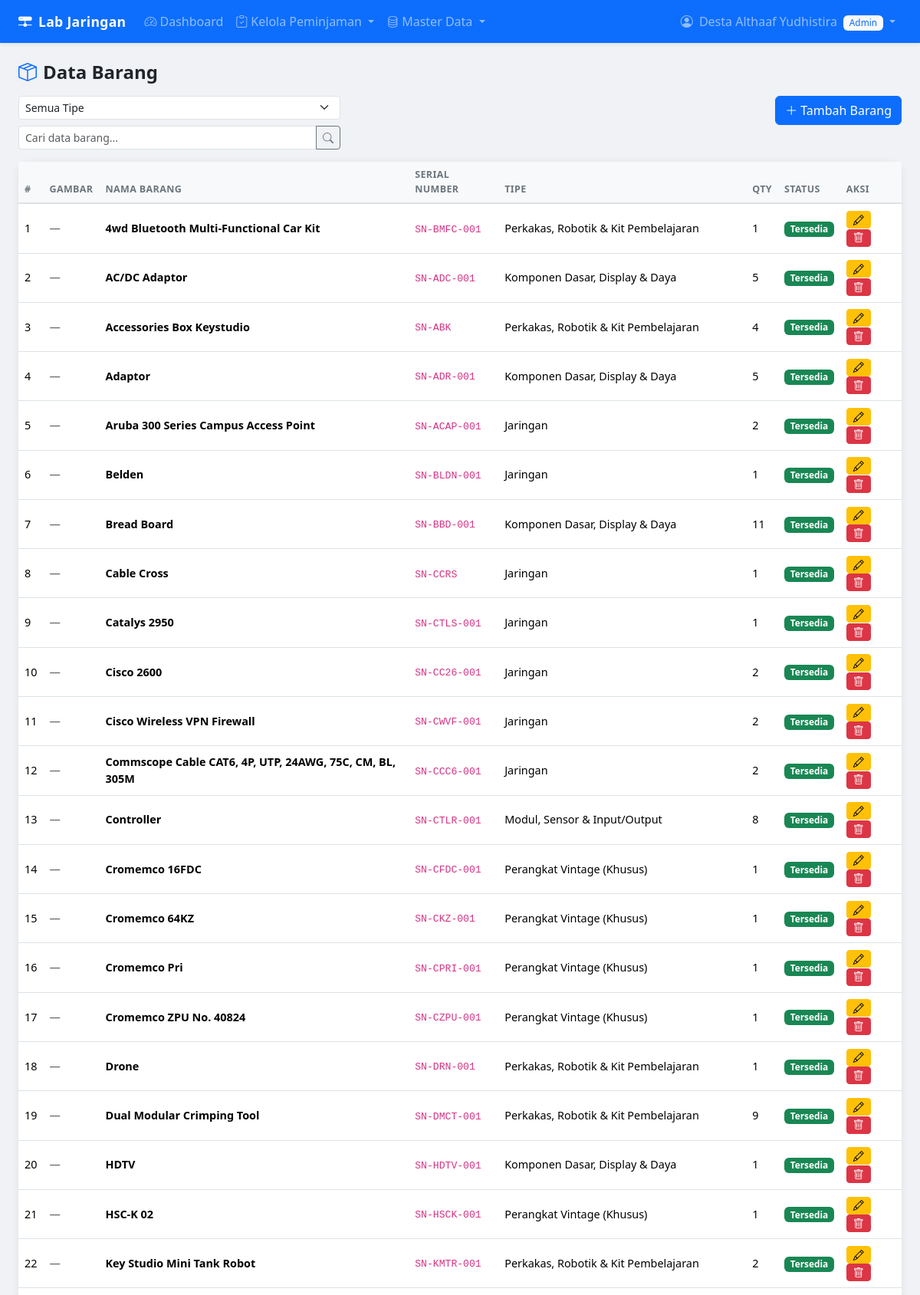
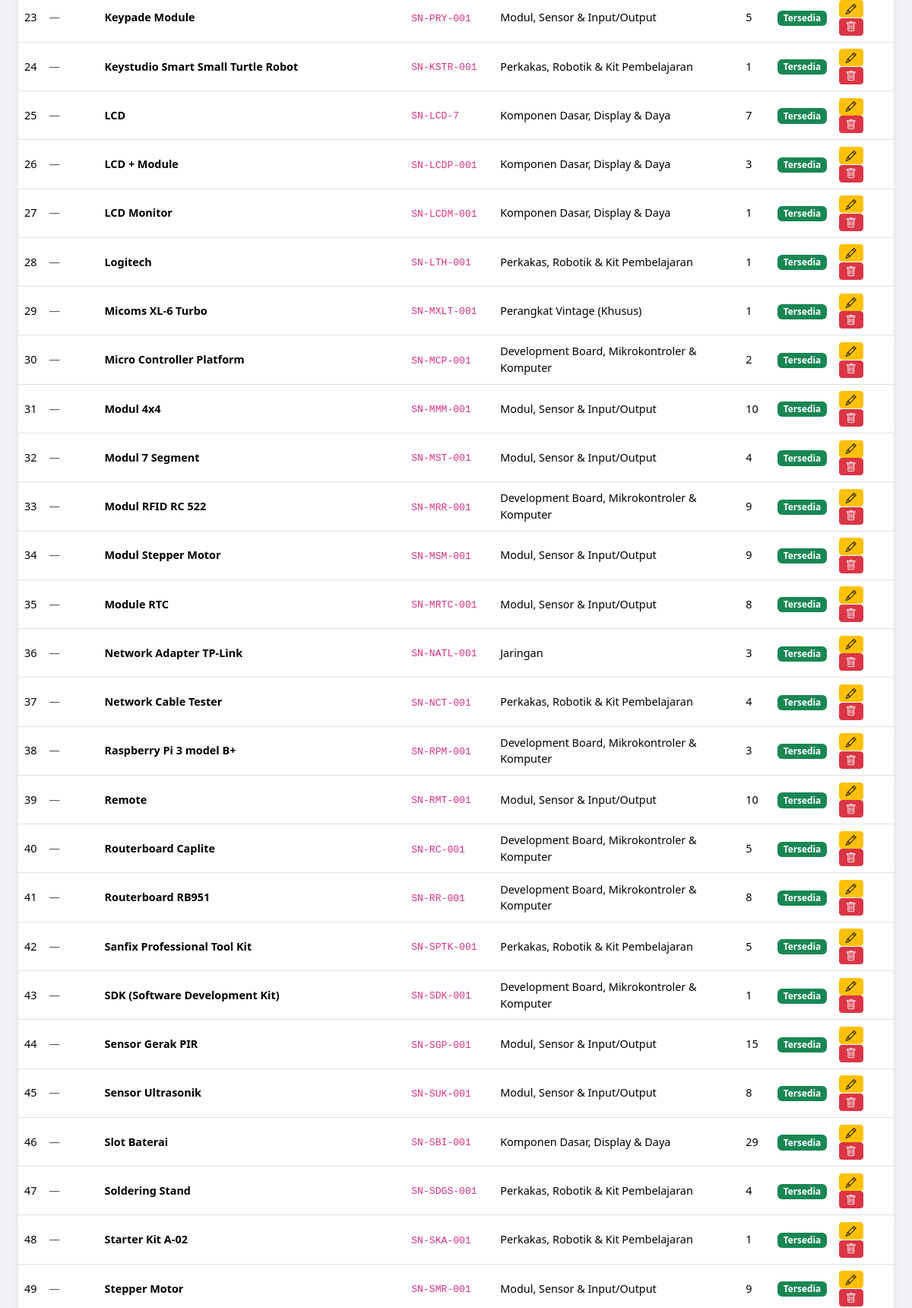
The page /pages/admin/barang.php (signed in, upper part) on the database its author committed (2 pictures, top to bottom).
### tables this page shows
CREATE TABLE IF NOT EXISTS `barang` (
  `id` int NOT NULL AUTO_INCREMENT,
  `namaBarang` text NOT NULL,
  `SN` varchar(100) NOT NULL COMMENT 'Serial Number',
  `gambar` varchar(255) DEFAULT NULL,
  `id_type` int DEFAULT NULL,
  `qty` int NOT NULL DEFAULT '1',
  `status_barang` enum('Tersedia','Dipakai','Rusak') NOT NULL DEFAULT 'Tersedia',
  PRIMARY KEY (`id`),
  UNIQUE KEY `SN` (`SN`),
  KEY `fk_barang_type` (`id_type`),
  CONSTRAINT `fk_barang_type` FOREIGN KEY (`id_type`) REFERENCES `typebarang` (`id`) ON DELETE RESTRICT ON UPDATE CASCADE
);

CREATE TABLE IF NOT EXISTS `typebarang` (
  `id` int NOT NULL AUTO_INCREMENT,
  `nama` text NOT NULL,
  PRIMARY KEY (`id`)
);

### pages/admin/barang.php (the view, shortened to what this page needs)
<?php
require_once __DIR__ . '/../../includes/db.php';
require_once __DIR__ . '/../../includes/auth.php';
$q = trim($_GET['q'] ?? '');
$where_parts = [];
$where = $where_parts ? 'WHERE ' . implode(' AND ', $where_parts) : '';
$barangList = $conn->query("SELECT b.*, t.nama AS tipe FROM Barang b LEFT JOIN TypeBarang t ON t.id=b.id_type $where ORDER BY b.namaBarang");
require_once __DIR__ . '/../../includes/header.php';
?>
<div class="d-flex justify-content-between align-items-center mb-3">
  <h4 class="fw-bold mb-0"><i class="bi bi-box-seam me-2 text-primary"></i>Data Barang</h4>
</div>
<div class="d-flex justify-content-between align-items-start mb-3 flex-wrap gap-2">
  <form method="GET" class="d-flex flex-column gap-2 flex-grow-1">
    <div class="input-group input-group-sm" style="width:100%; max-width:420px;">
      <select name="id_type" class="form-select" onchange="this.form.submit()">
        <option value="">Semua Tipe</option>
      </select>
    </div>
    <div class="input-group input-group-sm" style="width:100%; max-width:420px;">
      <input type="search" name="q" class="form-control" placeholder="Cari data barang..."
        value="<?= sanitize($q) ?>">
      <button class="btn btn-outline-secondary" type="submit"><i class="bi bi-search"></i></button>
    </div>
  </form>
  <button class="btn btn-primary" data-bs-toggle="modal" data-bs-target="#modalAdd">
    <i class="bi bi-plus-lg me-1"></i>Tambah Barang
  </button>
</div>
<div class="card">
<div class="card-body p-0">
<div class="table-responsive">
<table class="table table-hover mb-0">
  <thead>
    <tr><th>#</th><th>Gambar</th><th>Nama Barang</th><th>Serial Number</th><th>Tipe</th><th>Qty</th><th>Status</th><th>Aksi</th></tr>
  </thead>
  <tbody>
  <?php $i = 1; while ($r = $barangList->fetch_assoc()): ?>
  <tr>
    <td><?= $i++ ?></td>
    <td>
      <?php if ($r['gambar']): ?>
        <img src="<?= UPLOAD_URL . $r['gambar'] ?>" class="thumb" alt="">
      <?php else: ?><span class="text-muted">—</span><?php endif; ?>
    </td>
    <td class="fw-semibold"><?= sanitize($r['namaBarang']) ?></td>
    <td><code><?= sanitize($r['SN']) ?></code></td>
    <td><?= sanitize($r['tipe'] ?? '-') ?></td>
    <td><?= $r['qty'] ?></td>
    <td><?= badgeStatus($r['status_barang']) ?></td>
    <td>
      <button class="btn btn-sm btn-warning py-0" data-bs-toggle="modal" data-bs-target="#modalEdit<?= $r['id'] ?>">
        <i class="bi bi-pencil"></i>
      </button>
      <a href="?del=<?= $r['id'] ?>" class="btn btn-sm btn-danger py-0"
         data-confirm="Hapus barang <?= sanitize($r['namaBarang']) ?>?">
        <i class="bi bi-trash"></i>
      </a>
    </td>
  </tr>
  <?php endwhile; ?>
  </tbody>
</table>
</div>
</div>
</div>
<?php require_once __DIR__ . '/../../includes/footer.php'; ?>

### includes/auth.php (shortened to what this page needs)
<?php
function sanitize($str) {
    return htmlspecialchars((string)$str, ENT_QUOTES, 'UTF-8');
}
function badgeStatus($status) {
    $map = [
        'Tersedia' => 'success',
        'Dipakai'  => 'primary',
        'Rusak'    => 'danger',
    ];
    $c = $map[$status] ?? 'secondary';
    return '<span class="badge bg-' . $c . '">' . sanitize($status) . '</span>';
}

### assets/css/style.css (style rules this page uses)
:root { --bs-primary: #0d6efd; }
body { background: #f0f2f5; min-height: 100vh; display: flex; flex-direction: column; }
.card { border: none; border-radius: 12px; box-shadow: 0 2px 12px rgba(0,0,0,.07); }
.table thead th { background: #f8f9fa; font-size: .78rem; text-transform: uppercase; letter-spacing: .4px; font-weight: 700; color: #6c757d; border-bottom: 2px solid #dee2e6; }
.table td { vertical-align: middle; font-size: .9rem; }
.badge { font-size: .74rem; font-weight: 600; }
code { font-size: .82rem; }

### rows shown on the page
barang: namaBarang "4wd Bluetooth Multi-Functional Car Kit", SN "SN-BMFC-001", id_type.nama "Perkakas, Robotik & Kit Pembelajaran", qty "1", status_barang "Tersedia"
barang: namaBarang "AC/DC Adaptor", SN "SN-ADC-001", id_type.nama "Komponen Dasar, Display & Daya", qty "5", status_barang "Tersedia"
barang: namaBarang "Accessories Box Keystudio", SN "SN-ABK", id_type.nama "Perkakas, Robotik & Kit Pembelajaran", qty "4", status_barang "Tersedia"
barang: namaBarang "Adaptor", SN "SN-ADR-001", id_type.nama "Komponen Dasar, Display & Daya", qty "5", status_barang "Tersedia"
barang: namaBarang "Aruba 300 Series Campus Access Point", SN "SN-ACAP-001", id_type.nama "Jaringan", qty "2", status_barang "Tersedia"
barang: namaBarang "Belden", SN "SN-BLDN-001", id_type.nama "Jaringan", qty "1", status_barang "Tersedia"
barang: namaBarang "Bread Board", SN "SN-BBD-001", id_type.nama "Komponen Dasar, Display & Daya", qty "11", status_barang "Tersedia"
barang: namaBarang "Cable Cross", SN "SN-CCRS", id_type.nama "Jaringan", qty "1", status_barang "Tersedia"
barang: namaBarang "Catalys 2950", SN "SN-CTLS-001", id_type.nama "Jaringan", qty "1", status_barang "Tersedia"
barang: namaBarang "Cisco 2600", SN "SN-CC26-001", id_type.nama "Jaringan", qty "2", status_barang "Tersedia"
barang: namaBarang "Cisco Wireless VPN Firewall", SN "SN-CWVF-001", id_type.nama "Jaringan", qty "2", status_barang "Tersedia"
barang: namaBarang "Commscope Cable CAT6, 4P, UTP, 24AWG, 75C, CM, BL, 305M", SN "SN-CCC6-001", id_type.nama "Jaringan", qty "2", status_barang "Tersedia"
barang: namaBarang "Controller", SN "SN-CTLR-001", id_type.nama "Modul, Sensor & Input/Output", qty "8", status_barang "Tersedia"
barang: namaBarang "Cromemco 16FDC", SN "SN-CFDC-001", id_type.nama "Perangkat Vintage (Khusus)", qty "1", status_barang "Tersedia"
barang: namaBarang "Cromemco 64KZ", SN "SN-CKZ-001", id_type.nama "Perangkat Vintage (Khusus)", qty "1", status_barang "Tersedia"
barang: namaBarang "Cromemco Pri", SN "SN-CPRI-001", id_type.nama "Perangkat Vintage (Khusus)", qty "1", status_barang "Tersedia"
barang: namaBarang "Cromemco ZPU No. 40824", SN "SN-CZPU-001", id_type.nama "Perangkat Vintage (Khusus)", qty "1", status_barang "Tersedia"
barang: namaBarang "Drone", SN "SN-DRN-001", id_type.nama "Perkakas, Robotik & Kit Pembelajaran", qty "1", status_barang "Tersedia"
barang: namaBarang "Dual Modular Crimping Tool", SN "SN-DMCT-001", id_type.nama "Perkakas, Robotik & Kit Pembelajaran", qty "9", status_barang "Tersedia"
barang: namaBarang "HDTV", SN "SN-HDTV-001", id_type.nama "Komponen Dasar, Display & Daya", qty "1", status_barang "Tersedia"
barang: namaBarang "HSC-K 02", SN "SN-HSCK-001", id_type.nama "Perangkat Vintage (Khusus)", qty "1", status_barang "Tersedia"
barang: namaBarang "Key Studio Mini Tank Robot", SN "SN-KMTR-001", id_type.nama "Perkakas, Robotik & Kit Pembelajaran", qty "2", status_barang "Tersedia"
barang: namaBarang "Keypade Module", SN "SN-PRY-001", id_type.nama "Modul, Sensor & Input/Output", qty "5", status_barang "Tersedia"
barang: namaBarang "Keystudio Smart Small Turtle Robot", SN "SN-KSTR-001", id_type.nama "Perkakas, Robotik & Kit Pembelajaran", qty "1", status_barang "Tersedia"
barang: namaBarang "LCD", SN "SN-LCD-7", id_type.nama "Komponen Dasar, Display & Daya", qty "7", status_barang "Tersedia"
barang: namaBarang "LCD + Module", SN "SN-LCDP-001", id_type.nama "Komponen Dasar, Display & Daya", qty "3", status_barang "Tersedia"
barang: namaBarang "LCD Monitor", SN "SN-LCDM-001", id_type.nama "Komponen Dasar, Display & Daya", qty "1", status_barang "Tersedia"
barang: namaBarang "Logitech", SN "SN-LTH-001", id_type.nama "Perkakas, Robotik & Kit Pembelajaran", qty "1", status_barang "Tersedia"
barang: namaBarang "Micoms XL-6 Turbo", SN "SN-MXLT-001", id_type.nama "Perangkat Vintage (Khusus)", qty "1", status_barang "Tersedia"
barang: namaBarang "Micro Controller Platform", SN "SN-MCP-001", id_type.nama "Development Board, Mikrokontroler & Komputer", qty "2", status_barang "Tersedia"
barang: namaBarang "Modul 4x4", SN "SN-MMM-001", id_type.nama "Modul, Sensor & Input/Output", qty "10", status_barang "Tersedia"
barang: namaBarang "Modul 7 Segment", SN "SN-MST-001", id_type.nama "Modul, Sensor & Input/Output", qty "4", status_barang "Tersedia"
barang: namaBarang "Modul RFID RC 522", SN "SN-MRR-001", id_type.nama "Development Board, Mikrokontroler & Komputer", qty "9", status_barang "Tersedia"
barang: namaBarang "Modul Stepper Motor", SN "SN-MSM-001", id_type.nama "Modul, Sensor & Input/Output", qty "9", status_barang "Tersedia"
barang: namaBarang "Module RTC", SN "SN-MRTC-001", id_type.nama "Modul, Sensor & Input/Output", qty "8", status_barang "Tersedia"
barang: namaBarang "Network Adapter TP-Link", SN "SN-NATL-001", id_type.nama "Jaringan", qty "3", status_barang "Tersedia"
barang: namaBarang "Network Cable Tester", SN "SN-NCT-001", id_type.nama "Perkakas, Robotik & Kit Pembelajaran", qty "4", status_barang "Tersedia"
barang: namaBarang "Raspberry Pi 3 model B+", SN "SN-RPM-001", id_type.nama "Development Board, Mikrokontroler & Komputer", qty "3", status_barang "Tersedia"
barang: namaBarang "Remote", SN "SN-RMT-001", id_type.nama "Modul, Sensor & Input/Output", qty "10", status_barang "Tersedia"
barang: namaBarang "Routerboard Caplite", SN "SN-RC-001", id_type.nama "Development Board, Mikrokontroler & Komputer", qty "5", status_barang "Tersedia"
barang: namaBarang "Routerboard RB951", SN "SN-RR-001", id_type.nama "Development Board, Mikrokontroler & Komputer", qty "8", status_barang "Tersedia"
barang: namaBarang "Sanfix Professional Tool Kit", SN "SN-SPTK-001", id_type.nama "Perkakas, Robotik & Kit Pembelajaran", qty "5", status_barang "Tersedia"
barang: namaBarang "SDK (Software Development Kit)", SN "SN-SDK-001", id_type.nama "Development Board, Mikrokontroler & Komputer", qty "1", status_barang "Tersedia"
barang: namaBarang "Sensor Gerak PIR", SN "SN-SGP-001", id_type.nama "Modul, Sensor & Input/Output", qty "15", status_barang "Tersedia"
barang: namaBarang "Sensor Ultrasonik", SN "SN-SUK-001", id_type.nama "Modul, Sensor & Input/Output", qty "8", status_barang "Tersedia"

### other values the page prints
$_SESSION['nama'] "Desta Althaaf Yudhistira"
$_SESSION['role'] "Admin"
